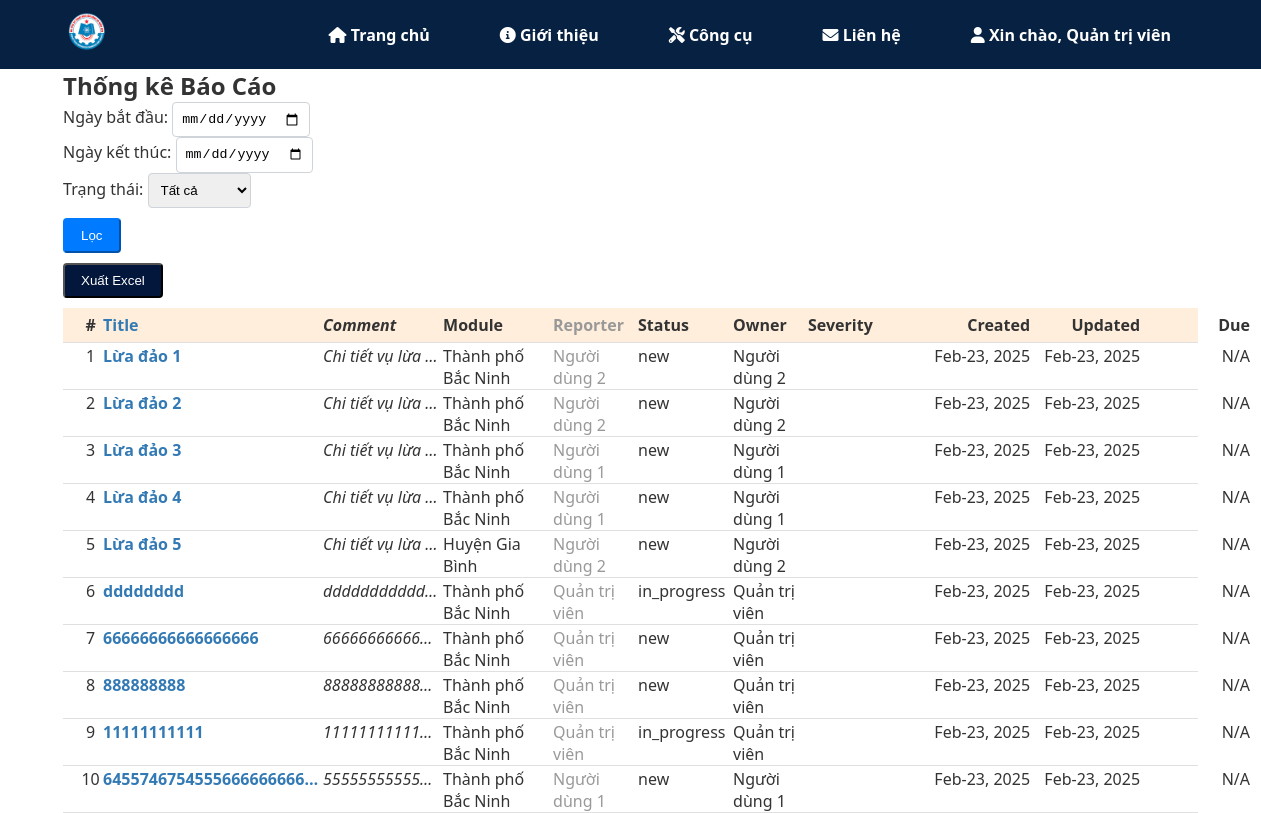
The page /reports/statistics (signed in) on the database its author committed.
### asrp/models.py (models this page shows, shortened)
class User(UserMixin, db.Model):
    __tablename__ = 'users'
    id = db.Column(db.Integer, primary_key=True)
    username = db.Column(db.String(64), index=True, unique=True)
    email = db.Column(db.String(120), index=True, unique=True)
    password_hash = db.Column(db.String(128))
    full_name = db.Column(db.String(150), nullable=False)
    phone_number = db.Column(db.String(20), nullable=False)
    role = db.Column(
        db.Enum('user', 'police_officer', 'admin'),
        default='user',
        nullable=False
    )
    unit_id = db.Column(db.Integer, db.ForeignKey('units.id'), nullable=True)
    date_joined = db.Column(db.DateTime, default=datetime.utcnow, nullable=False)
    is_active = db.Column(db.Boolean, default=True, nullable=False)
    personal_photo = db.Column(db.String(200), nullable=True)
    id_card_photo = db.Column(db.String(200), nullable=True)
    additional_info = db.Column(db.Text, nullable=True)
    verification_status = db.Column(
        db.Enum('pending', 'verified', 'rejected'),
        default='pending',
        nullable=False
    )
    reports = relationship('Report', foreign_keys='Report.user_id', back_populates='user')
    unit = db.relationship('Unit', backref='members', lazy='joined')
    authored_contents = db.relationship('Content', backref='author', lazy='dynamic')

class Report(db.Model):
    __tablename__ = 'reports'
    id = db.Column(db.Integer, primary_key=True)
    user_id = db.Column(db.Integer, db.ForeignKey('users.id'), nullable=False)
    area_id = db.Column(db.Integer, db.ForeignKey('areas.id'), nullable=False)
    title = db.Column(db.String(200), nullable=False)
    description = db.Column(db.Text, nullable=False)
    latitude = db.Column(db.Float, nullable=True)
    longitude = db.Column(db.Float, nullable=True)
    date_submitted = db.Column(db.DateTime, default=datetime.utcnow, nullable=False)
    status = db.Column(
        db.Enum('new', 'in_progress', 'closed', 'resolved'),
        default='new',
        nullable=False
    )
    assigned_officer_id = db.Column(db.Integer, db.ForeignKey('users.id'), nullable=True)
    created_at = db.Column(db.DateTime, default=datetime.utcnow, nullable=False)
    updated_at = db.Column(
        db.DateTime,
        default=datetime.utcnow,
        onupdate=datetime.utcnow,
        nullable=False
    )
    user = relationship('User', foreign_keys=[user_id], back_populates='reports')
    assigned_officer = db.relationship('User', foreign_keys=[assigned_officer_id])
    area = db.relationship(
        'Area',
        backref='reports',
        lazy='joined'
    )
    attachments = db.relationship('Attachment', backref='report', lazy='select')

class Area(db.Model):
    __tablename__ = 'areas'
    id = db.Column(db.Integer, primary_key=True)
    name = db.Column(db.String(150), nullable=False)
    description = db.Column(db.Text, nullable=True)

### asrp/blueprints/report/routes.py (the view, shortened to what this page needs)
@report_bp.route('/statistics', methods=['GET', 'POST'])
@login_required
def report_statistics():
    query = Report.query
    reports = query.all()
    total_reports = len(reports)
    reports_by_status = db.session.query(Report.status, func.count(Report.id)).group_by(Report.status).all()
    return render_template('report/statistics.html', reports=reports, total_reports=total_reports, reports_by_status=reports_by_status)

### asrp/templates/report/statistics.html (shortened to what this page needs)
{% extends "base.html" %}
{% block content %}
<div class="container mt-5">
    <h2 class="text-center mb-4">Thống kê Báo Cáo</h2>
    <form method="POST" action="{{ url_for('report.report_statistics') }}" class="mb-4">
        <div class="row justify-content-center">
            <div class="col-md-3">
                <div class="form-group">
                    <label for="start_date">Ngày bắt đầu:</label>
                    <input type="date" name="start_date" class="form-control styled-input">
                </div>
            </div>
            <div class="col-md-3">
                <div class="form-group">
                    <label for="end_date">Ngày kết thúc:</label>
                    <input type="date" name="end_date" class="form-control styled-input">
                </div>
            </div>
            <div class="col-md-3">
                <div class="form-group">
                    <label for="status">Trạng thái:</label>
                    <select name="status" class="form-control styled-input">
                        <option value="">Tất cả</option>
                    </select>
                </div>
            </div>
        </div>
        <div class="text-center">
            <button type="submit" class="btn btn-primary">Lọc</button>
        </div>
    </form>
    <div class="text-center mb-4">
        <form method="POST" action="{{ url_for('report.export_reports') }}">
            <button type="submit" class="btn btn-success">Xuất Excel</button>
        </form>
    </div>
    <div class="container-fluid statistics-table" style="margin-top: 10px">
        <div class="table-row header">
            <div class="column index">#</div>
            <div class="wrapper attributes">
                <div class="wrapper title-comment-module-reporter">
                    <div class="wrapper title-comment">
                        <div class="column title">Title</div>
                        <div class="column comment">Comment</div>
                    </div>
                    <div class="wrapper module-reporter">
                        <div class="column module">Module</div>
                        <div class="column reporter">Reporter</div>
                    </div>
                </div>
                <div class="wrapper status-owner-severity">
                    <div class="wrapper status-owner">
                        <div class="column status">Status</div>
                        <div class="column owner">Owner</div>
                    </div>
                    <div class="column severity">Severity</div>
                </div>
            </div>
            <div class="wrapper icons">
                <div title="Watch" class="column watch">
                </div>
                <div title="Add comment" class="column add-comment">
                </div>
            </div>
            <div class="wrapper dates">
                <div class="column date">Created</div>
                <div class="column date">Updated</div>
                <div class="column date">Due</div>
            </div>
        </div>
        {% for report in reports %}
        <div class="table-row">
            <div class="column index">{{ loop.index }}</div>
            <div class="wrapper attributes">
                <div class="wrapper title-comment-module-reporter">
                    <div class="wrapper title-comment">
                        <div class="column title">{{ report.title }}</div>
                        <div class="column comment">{{ report.description }}</div>
                    </div>
                    <div class="wrapper module-reporter">
                        <div class="column module">{{ report.area.name }}</div>
                        <div class="column reporter">{{ report.user.full_name }}</div>
                    </div>
                </div>
                <div class="wrapper status-owner-severity">
                    <div class="wrapper status-owner">
                        <div class="column status"><span class="label label-primary">{{ report.status }}</span></div>
                        <div class="column owner">{{ report.user.full_name }}</div>
                    </div>
                    <div class="column severity">{{ report.severity }}</div>
                </div>
            </div>
            <div class="wrapper icons">
                <div class="column watch"></div>
                <div class="column add-comment"></div>
            </div>
            <div class="wrapper dates">
                <div class="column date">{{ report.date_submitted.strftime('%b-%d, %Y') }}</div>
                <div class="column date">{{ report.updated_at.strftime('%b-%d, %Y') }}</div>
                <div class="column date">{{ report.due_date.strftime('%b-%d, %Y') if report.due_date else 'N/A' }}</div>
            </div>
        </div>
        {% endfor %}
    </div>
</div>
{% endblock %}

### asrp/templates/base.html (shortened to what this page needs)
<!DOCTYPE html>
<html lang="vi">
<head>
  <link rel="stylesheet" href="https://cdnjs.cloudflare.com/ajax/libs/font-awesome/6.0.0/css/all.min.css" />
  <link rel="stylesheet" href="{{ url_for('static', filename='css/main.css') }}">
  <link rel="stylesheet" href="https://cdn.jsdelivr.net/npm/sweetalert2@11/dist/sweetalert2.min.css">
  <link rel="stylesheet" href="{{ url_for('static', filename='css/check_info.css') }}">
</head>
<body>
  <header class="header">
    <div class="container header-container">
      <div class="logo">
        <a href="{{ url_for('main.index') }}">
          <img src="{{ url_for('static', filename='images/logo.png') }}" alt="Logo" class="logo-img" />
        </a>
      </div>
      <nav class="navbar">
        <ul>
          <li>
            <a href="{{ url_for('main.index') }}">
              <i class="fas fa-home"></i>  Trang chủ
            </a>
          </li>
          <li>
            <a href="#">
              <i class="fas fa-info-circle"></i>  Giới thiệu
            </a>
          </li>
          <li>
            <a href="#">
              <i class="fas fa-tools"></i>  Công cụ
            </a>
          </li>
          <li>
            <a href="#">
              <i class="fas fa-envelope"></i>  Liên hệ
            </a>
          </li>
          {% if current_user.is_authenticated %}
            <li class="dropdown">
              <a href="#" class="dropdown-toggle">
                <i class="fas fa-user"></i>  Xin chào, {{ current_user.full_name }}
              </a>
            </li>
          {% endif %}
        </ul>
      </nav>
    </div>
  </header>
  {% block content %}{% endblock %}
</body>
</html>

### asrp/static/css/main.css (style rules this page uses)
* { margin: 0; padding: 0; box-sizing: border-box; }
html, body { height: 100%; margin: 0; display: flex; flex-direction: column; }
body { font-family: system-ui, -apple-system, BlinkMacSystemFont, "Segoe UI", Roboto, Oxygen, Ubuntu, Cantarell, "Open Sans", "Helvetica Neue", sans-serif; color: #333; background-color: #FFFFFF; flex: 1; }
.container { max-width: 1200px; margin: 0 auto; width: 90%; }
.header { background-color: #062141; padding: 0.75rem 0; position: -webkit-sticky; position: sticky; top: 0; z-index: 1000; }
.header-container { display: flex; align-items: center; justify-content: space-between; }
.header .navbar ul { display: flex; list-style: none; margin: 0; padding: 0; }
.header .navbar ul li { margin: 0 15px; position: relative; }
.header .navbar ul li a { text-decoration: none; color: #fff; font-weight: bold; transition: color 0.3s; }
.logo-img { height: 40px; }
.navbar ul { list-style: none; display: flex; gap: 1rem; }
.navbar ul li a { text-decoration: none; color: #fff; font-weight: 500; padding: 0.5rem 0.75rem; transition: background-color 0.3s; }
.btn { display: inline-block; background-color: #03163c; color: #fff; text-decoration: none; padding: 0.5rem 1rem; border-radius: 4px; transition: background-color 0.3s; }
.btn-primary, .btn-success { margin-top: 10px; }
.statistics-table .table-row { display: flex; flex-direction: row; flex-wrap: no-wrap; width: 100%; padding-left: 15px; padding-right: 15px; border-bottom: 1px solid #e0e0e0; padding-top: 2px; }
.statistics-table .table-row.header { background-color: #FFEEDB; font-weight: bold; padding-top: 6px; padding-bottom: 6px; }
.statistics-table .wrapper { display: flex; flex-direction: row; }
.statistics-table .column { flex-grow: 0; flex-shrink: 0; vertical-align: top; }
.statistics-table .index { width: 25px; text-align: center; }
.statistics-table .title { width: 220px; font-weight: bold; color: #337AB5; }
.statistics-table .comment { width: 120px; font-style: italic; }
.statistics-table .module { width: 110px; }
.statistics-table .reporter { width: 85px; color: #999999; }
.statistics-table .status { width: 95px; }
.statistics-table .owner { width: 75px; }
.statistics-table .severity { width: 80px; }
.statistics-table .watch, .statistics-table .add-comment { width: 18px; }
.statistics-table .date { width: 110px; text-align: right; padding-right: 4px; }
.statistics-table .title, .statistics-table .comment { flex-grow: 1; overflow: hidden; white-space: nowrap; text-overflow: ellipsis; padding-right: 4px; }
.styled-input { border: 1px solid #ced4da; border-radius: 4px; padding: 0.375rem 0.75rem; transition: border-color 0.15s ease-in-out, box-shadow 0.15s ease-in-out; }
.form-control { border-radius: 4px; padding: 0.5rem; border: 1px solid #ced4da; transition: border-color 0.15s ease-in-out, box-shadow 0.15s ease-in-out; }
.btn-primary { background-color: #007bff; border-color: #007bff; transition: background-color 0.15s ease-in-out, border-color 0.15s ease-in-out; }

### rows shown on the page
User: full_name "Quản trị viên"
Report: title "Lừa đảo 1", description "Chi tiết vụ lừa…", area.name "Thành phố Bắc Ninh", user.full_name "Người dùng 2", status "new", date_submitted "Feb-23, 2025", updated_at "Feb-23, 2025", due_date "N/A"
Report: title "Lừa đảo 2", description "Chi tiết vụ lừa…", area.name "Thành phố Bắc Ninh", user.full_name "Người dùng 2", status "new", date_submitted "Feb-23, 2025", updated_at "Feb-23, 2025", due_date "N/A"
Report: title "Lừa đảo 3", description "Chi tiết vụ lừa…", area.name "Thành phố Bắc Ninh", user.full_name "Người dùng 1", status "new", date_submitted "Feb-23, 2025", updated_at "Feb-23, 2025", due_date "N/A"
Report: title "Lừa đảo 4", description "Chi tiết vụ lừa…", area.name "Thành phố Bắc Ninh", user.full_name "Người dùng 1", status "new", date_submitted "Feb-23, 2025", updated_at "Feb-23, 2025", due_date "N/A"
Report: title "Lừa đảo 5", description "Chi tiết vụ lừa…", area.name "Huyện Gia Bình", user.full_name "Người dùng 2", status "new", date_submitted "Feb-23, 2025", updated_at "Feb-23, 2025", due_date "N/A"
Report: title "dddddddd", description "ddddddddddd…", area.name "Thành phố Bắc Ninh", user.full_name "Quản trị viên", status "in_progress", date_submitted "Feb-23, 2025", updated_at "Feb-23, 2025", due_date "N/A"
Report: title "66666666666666666", description "66666666666…", area.name "Thành phố Bắc Ninh", user.full_name "Quản trị viên", status "new", date_submitted "Feb-23, 2025", updated_at "Feb-23, 2025", due_date "N/A"
Report: title "888888888", description "88888888888…", area.name "Thành phố Bắc Ninh", user.full_name "Quản trị viên", status "new", date_submitted "Feb-23, 2025", updated_at "Feb-23, 2025", due_date "N/A"
Report: title "11111111111", description "11111111111…", area.name "Thành phố Bắc Ninh", user.full_name "Quản trị viên", status "in_progress", date_submitted "Feb-23, 2025", updated_at "Feb-23, 2025", due_date "N/A"
Report: title "6455746754555666666666…", description "55555555555…", area.name "Thành phố Bắc Ninh", user.full_name "Người dùng 1", status "new", date_submitted "Feb-23, 2025", updated_at "Feb-23, 2025", due_date "N/A"
